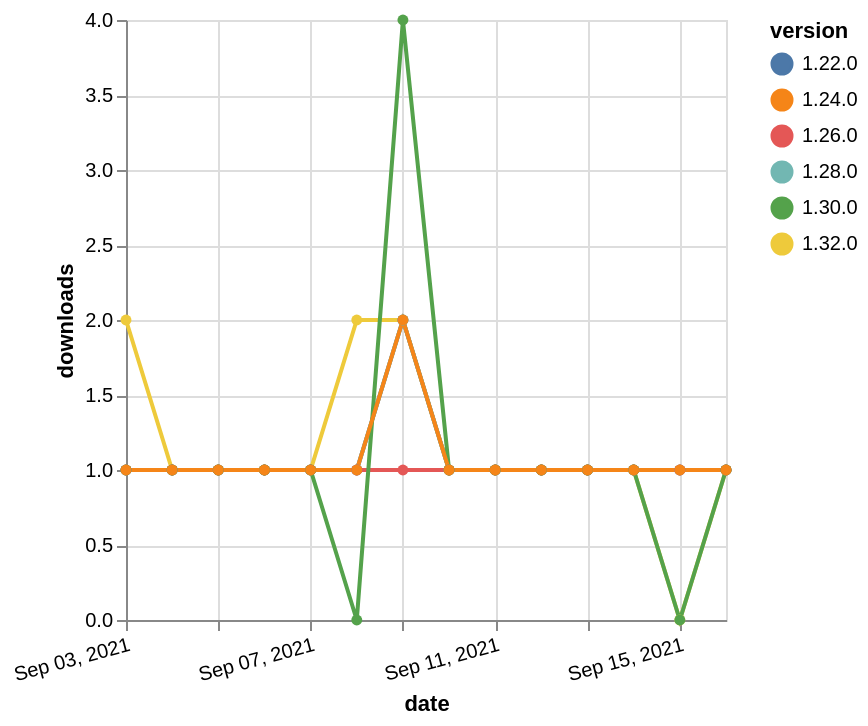

The Vega-Lite source for this figure:
### Vega-Lite specification from a JSON file in a GitHub repository (floating-point values rounded to 4 significant figures)
{"$schema": "https://vega.github.io/schema/vega-lite/v5.json", "description": "A simple bar chart with embedded data.", "data": {"values": [{"date": "2021-09-03", "total": 118, "delta": 2, "version": "1.32.0"}, {"date": "2021-09-04", "total": 119, "delta": 1, "version": "1.32.0"}, {"date": "2021-09-05", "total": 120, "delta": 1, "version": "1.32.0"}, {"date": "2021-09-06", "total": 121, "delta": 1, "version": "1.32.0"}, {"date": "2021-09-07", "total": 122, "delta": 1, "version": "1.32.0"}, {"date": "2021-09-08", "total": 124, "delta": 2, "version": "1.32.0"}, {"date": "2021-09-09", "total": 126, "delta": 2, "version": "1.32.0"}, {"date": "2021-09-10", "total": 127, "delta": 1, "version": "1.32.0"}, {"date": "2021-09-11", "total": 128, "delta": 1, "version": "1.32.0"}, {"date": "2021-09-12", "total": 129, "delta": 1, "version": "1.32.0"}, {"date": "2021-09-13", "total": 130, "delta": 1, "version": "1.32.0"}, {"date": "2021-09-14", "total": 131, "delta": 1, "version": "1.32.0"}, {"date": "2021-09-15", "total": 131, "delta": 0, "version": "1.32.0"}, {"date": "2021-09-16", "total": 132, "delta": 1, "version": "1.32.0"}, {"date": "2021-09-03", "total": 231, "delta": 1, "version": "1.22.0"}, {"date": "2021-09-04", "total": 232, "delta": 1, "version": "1.22.0"}, {"date": "2021-09-05", "total": 233, "delta": 1, "version": "1.22.0"}, {"date": "2021-09-06", "total": 234, "delta": 1, "version": "1.22.0"}, {"date": "2021-09-07", "total": 235, "delta": 1, "version": "1.22.0"}, {"date": "2021-09-08", "total": 236, "delta": 1, "version": "1.22.0"}, {"date": "2021-09-09", "total": 238, "delta": 2, "version": "1.22.0"}, {"date": "2021-09-10", "total": 239, "delta": 1, "version": "1.22.0"}, {"date": "2021-09-11", "total": 240, "delta": 1, "version": "1.22.0"}, {"date": "2021-09-12", "total": 241, "delta": 1, "version": "1.22.0"}, {"date": "2021-09-13", "total": 242, "delta": 1, "version": "1.22.0"}, {"date": "2021-09-14", "total": 243, "delta": 1, "version": "1.22.0"}, {"date": "2021-09-15", "total": 244, "delta": 1, "version": "1.22.0"}, {"date": "2021-09-16", "total": 245, "delta": 1, "version": "1.22.0"}, {"date": "2021-09-03", "total": 152, "delta": 1, "version": "1.28.0"}, {"date": "2021-09-04", "total": 153, "delta": 1, "version": "1.28.0"}, {"date": "2021-09-05", "total": 154, "delta": 1, "version": "1.28.0"}, {"date": "2021-09-06", "total": 155, "delta": 1, "version": "1.28.0"}, {"date": "2021-09-07", "total": 156, "delta": 1, "version": "1.28.0"}, {"date": "2021-09-08", "total": 157, "delta": 1, "version": "1.28.0"}, {"date": "2021-09-09", "total": 159, "delta": 2, "version": "1.28.0"}, {"date": "2021-09-10", "total": 160, "delta": 1, "version": "1.28.0"}, {"date": "2021-09-11", "total": 161, "delta": 1, "version": "1.28.0"}, {"date": "2021-09-12", "total": 162, "delta": 1, "version": "1.28.0"}, {"date": "2021-09-13", "total": 163, "delta": 1, "version": "1.28.0"}, {"date": "2021-09-14", "total": 164, "delta": 1, "version": "1.28.0"}, {"date": "2021-09-15", "total": 165, "delta": 1, "version": "1.28.0"}, {"date": "2021-09-16", "total": 166, "delta": 1, "version": "1.28.0"}, {"date": "2021-09-03", "total": 186, "delta": 1, "version": "1.26.0"}, {"date": "2021-09-04", "total": 187, "delta": 1, "version": "1.26.0"}, {"date": "2021-09-05", "total": 188, "delta": 1, "version": "1.26.0"}, {"date": "2021-09-06", "total": 189, "delta": 1, "version": "1.26.0"}, {"date": "2021-09-07", "total": 190, "delta": 1, "version": "1.26.0"}, {"date": "2021-09-08", "total": 191, "delta": 1, "version": "1.26.0"}, {"date": "2021-09-09", "total": 192, "delta": 1, "version": "1.26.0"}, {"date": "2021-09-10", "total": 193, "delta": 1, "version": "1.26.0"}, {"date": "2021-09-11", "total": 194, "delta": 1, "version": "1.26.0"}, {"date": "2021-09-12", "total": 195, "delta": 1, "version": "1.26.0"}, {"date": "2021-09-13", "total": 196, "delta": 1, "version": "1.26.0"}, {"date": "2021-09-14", "total": 197, "delta": 1, "version": "1.26.0"}, {"date": "2021-09-15", "total": 198, "delta": 1, "version": "1.26.0"}, {"date": "2021-09-16", "total": 199, "delta": 1, "version": "1.26.0"}, {"date": "2021-09-03", "total": 166, "delta": 1, "version": "1.30.0"}, {"date": "2021-09-04", "total": 167, "delta": 1, "version": "1.30.0"}, {"date": "2021-09-05", "total": 168, "delta": 1, "version": "1.30.0"}, {"date": "2021-09-06", "total": 169, "delta": 1, "version": "1.30.0"}, {"date": "2021-09-07", "total": 170, "delta": 1, "version": "1.30.0"}, {"date": "2021-09-08", "total": 170, "delta": 0, "version": "1.30.0"}, {"date": "2021-09-09", "total": 174, "delta": 4, "version": "1.30.0"}, {"date": "2021-09-10", "total": 175, "delta": 1, "version": "1.30.0"}, {"date": "2021-09-11", "total": 176, "delta": 1, "version": "1.30.0"}, {"date": "2021-09-12", "total": 177, "delta": 1, "version": "1.30.0"}, {"date": "2021-09-13", "total": 178, "delta": 1, "version": "1.30.0"}, {"date": "2021-09-14", "total": 179, "delta": 1, "version": "1.30.0"}, {"date": "2021-09-15", "total": 179, "delta": 0, "version": "1.30.0"}, {"date": "2021-09-16", "total": 180, "delta": 1, "version": "1.30.0"}, {"date": "2021-09-03", "total": 189, "delta": 1, "version": "1.24.0"}, {"date": "2021-09-04", "total": 190, "delta": 1, "version": "1.24.0"}, {"date": "2021-09-05", "total": 191, "delta": 1, "version": "1.24.0"}, {"date": "2021-09-06", "total": 192, "delta": 1, "version": "1.24.0"}, {"date": "2021-09-07", "total": 193, "delta": 1, "version": "1.24.0"}, {"date": "2021-09-08", "total": 194, "delta": 1, "version": "1.24.0"}, {"date": "2021-09-09", "total": 196, "delta": 2, "version": "1.24.0"}, {"date": "2021-09-10", "total": 197, "delta": 1, "version": "1.24.0"}, {"date": "2021-09-11", "total": 198, "delta": 1, "version": "1.24.0"}, {"date": "2021-09-12", "total": 199, "delta": 1, "version": "1.24.0"}, {"date": "2021-09-13", "total": 200, "delta": 1, "version": "1.24.0"}, {"date": "2021-09-14", "total": 201, "delta": 1, "version": "1.24.0"}, {"date": "2021-09-15", "total": 202, "delta": 1, "version": "1.24.0"}, {"date": "2021-09-16", "total": 203, "delta": 1, "version": "1.24.0"}]}, "width": "container", "mark": {"type": "line", "point": {"filled": true}}, "encoding": {"x": {"field": "date", "type": "temporal", "timeUnit": "yearmonthdate", "title": "date", "axis": {"labelAngle": -15}}, "y": {"field": "delta", "type": "quantitative", "title": "downloads"}, "color": {"field": "version", "type": "nominal"}, "tooltip": {"field": "delta"}}}
